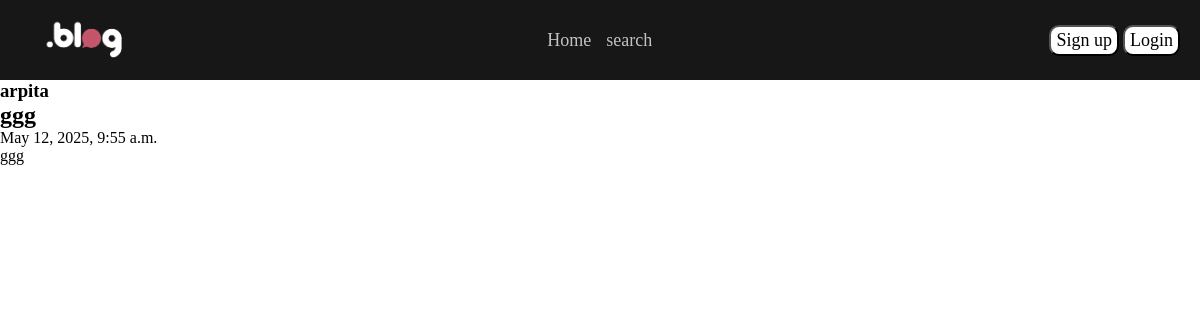
Screenshot of /blog-content/3/no with the database file from the repository.
### basic/models.py (models this page shows, shortened)
class Blog(models.Model):
    title = models.CharField(max_length=100)
    content = models.TextField()
    is_published = models.BooleanField(default=False)
    created_at = models.DateTimeField(auto_now_add=True)
    like = models.IntegerField(default=0)
    user = models.ForeignKey(
        settings.AUTH_USER_MODEL,
        on_delete=models.CASCADE, # agar user delete hua to uske sarey blogs delete ho jayenge.
        default= None,
    )

### user/models.py (models this page shows)
class CustomUser(AbstractUser):
    email = models.EmailField(max_length=255,unique=True)

### basic/views.py (the view)
def blog_content_view(request, blog_id, confirm):
    data = Blog.objects.get(id=blog_id)
    print(data.user.username)
    is_logged_in = check_login_view(request)
    context = {
        "blog": data,
        "confirm": confirm,
        "is_logged_in" : is_logged_in
    }
    return render(request, 'basic/blogContent.html', context=context)

### user/views.py (called while the page is built)
def check_login_view(request):
    if request.user.is_authenticated:
        return True
    else:
        return False

### basic/templates/basic/blogContent.html (shortened to what this page needs)
{% extends "basic/base.html" %}
{% load static %}
{% block "styleSheet" %}
{{block.super}}
<link rel="stylesheet" href="{% static 'basic/css/blogContent.css' %}">
{% endblock "styleSheet" %}
{% block "mainContent" %}
<h3>{{blog.user.username}}</h3>
<div class="title-trash-div">
  <h2>{{blog.title}}</h2>
</div>
<span>{{blog.created_at}}</span>
<article>
  {{blog.content}}
</article>
{% endblock "mainContent" %}

### basic/static/basic/css/home.css (style rules this page uses)
* { margin: 0; padding: 0; box-sizing: border-box; }
html, body { width: 100dvw; height: 100dvh; overflow-x: hidden !important; }

### basic/static/basic/css/blogContent.css (style rules this page uses)
.title-trash-div { display: flex; gap: 40px; align-items: center; }

### rows the page displays
Blog: user.username "arpita", title "ggg", created_at "May 12, 2025, 9:55 a.m.", content "ggg"
